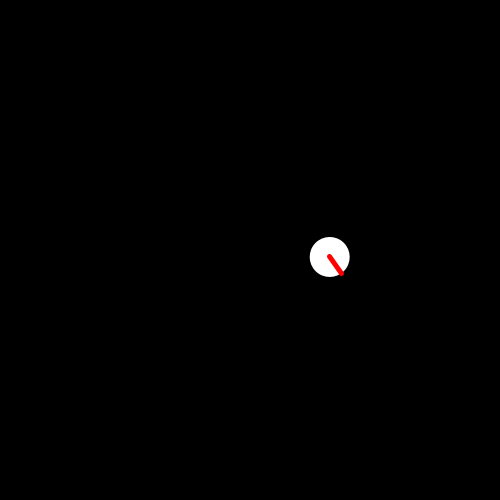
Frame 1 (no input)
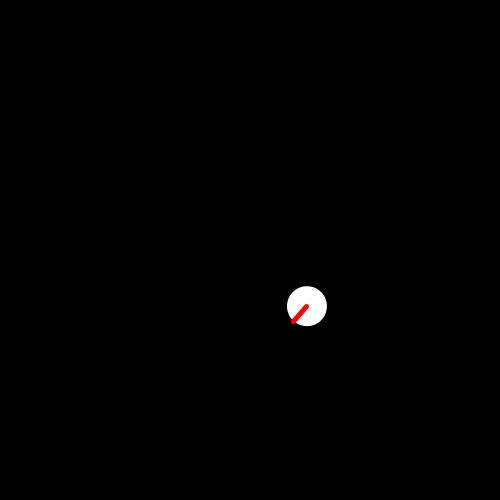
Frame 60 (the mouse pressed at the canvas centre just before this capture)
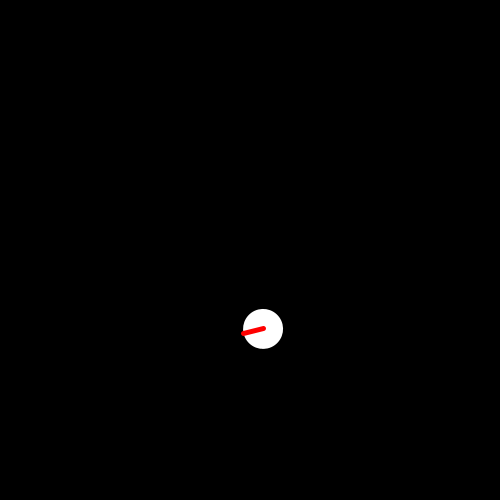
Frame 120 (the mouse held since frame 60 and released just before this capture)

The Processing sketch that drew these frames (run headless with seeded random() and noise(); from frame 60 on, the mouse is pressed at the canvas centre):

// Processing sketch: sketch_07_10_2025_md
// ── sketch_07_10_2025_md.pde

void setup(){
  size(500,500);
}
void draw(){
  background(0);
  translate(width/2, height/2);
  
  // Disegniamo una pallina con un linea rossa dentro
  fill(255);
  noStroke();
  rotate(millis()*0.001*TWO_PI/10); // routa la canvas una volta ogni 10 secondi rispetto al primo translate
  translate(80,0); // cambio il sistema di riferimento shiftando 80 pixel verso destra
  rotate(millis()*0.001*TWO_PI); // routa la canvas una volta al secondo rispetto al secondo translate
  ellipse(0,0,40,40);
  strokeWeight(5);
  stroke(255,0,0);
  line(0,0,20,0);
  
  
}

/*
// Rotate e translate
int a = 0;
void setup(){
  size(500, 500);
}

void draw(){
  background(0);
  translate(width/2, height/2); // cambia il sistema di riferimento il nuovo punto 0,0 -> 250,250
  rotate(radians(a));//routa la canvas rispetto al punto 0,0
  //rect(width/2, height/2 ,50, 50); // ruota rispetto al centro nel caso senza il translate
  fill(255);
  rect(-25, -25 ,50, 50);
  fill(255,0,0);
  rect(60, -25 ,50, 50);
  a++;
}
*/
